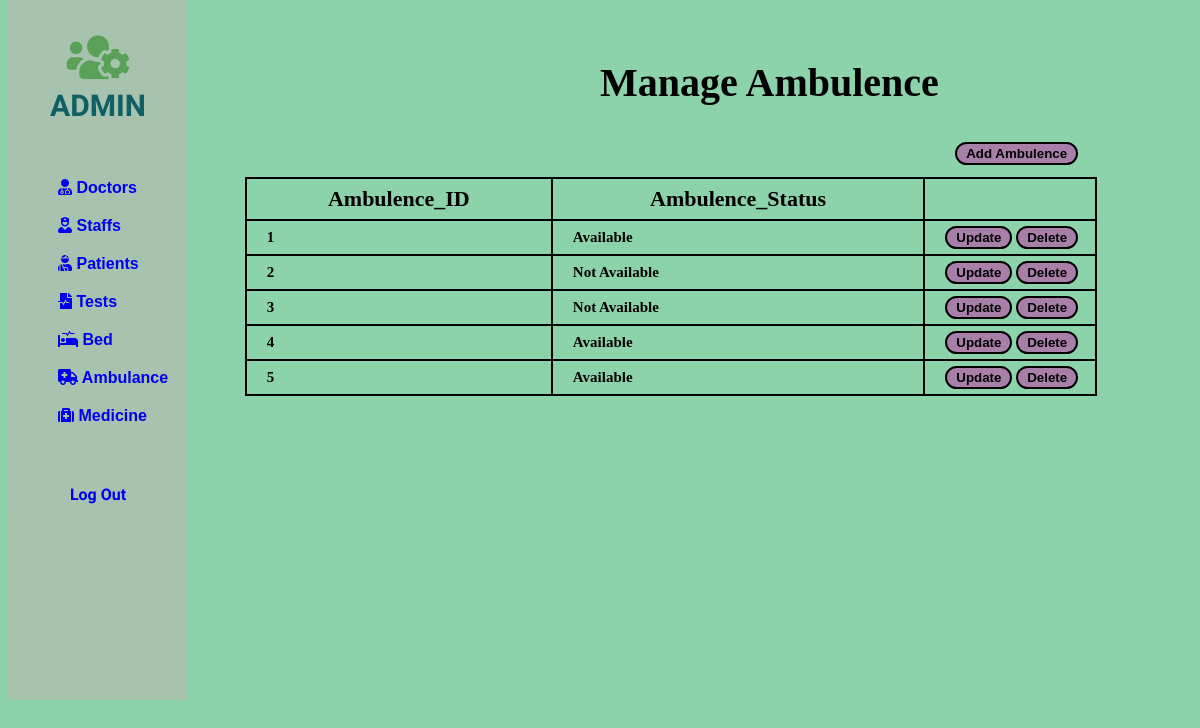
The app's page /php/Ambulence/ambulence.php with its own data.
### tables this page shows
CREATE TABLE IF NOT EXISTS `ambulence` (
  `Amb_ID` int(11) NOT NULL AUTO_INCREMENT,
  `Amb_Status` enum('Available','Not Available') NOT NULL,
  `P_ID` int(11) DEFAULT NULL,
  PRIMARY KEY (`Amb_ID`),
  UNIQUE KEY `Amb_ID` (`Amb_ID`)
);

### php/Ambulence/ambulence.php (the view, shortened to what this page needs)
<!DOCTYPE html>
<html lang="en">
<head>
    <link rel="stylesheet" href="https://use.fontawesome.com/releases/v5.15.4/css/all.css"
>
</head>
<body>
<div class="slidebar">
        <header>
            <span>
                <i class="fas fa-users-cog"></i><br>
            </span>
            ADMIN
        </header>
        <ul>
               <li>
                    <a href="/php/Doctor/doctor.php"><i class="fas fa-user-md"></i> Doctors</a>
               </li>
               <li>
                    <a href="/php/staff/staff.php"><i class="fas fa-user-nurse"></i> Staffs</a>
               </li>
               <li>
                    <a href="/php/patient/patient.php"><i class="fas fa-user-injured"></i> Patients</a>
               </li>
               <li>
                    <a href="/php/test/test.php"><i class="fas fa-file-medical-alt"></i> Tests</a>
               </li>
               <li>
                    <a href="/php/bed/bed.php"><i class="fas fa-procedures"></i> Bed</a>
               </li>
               <li>
                    <a href="/php/Ambulence/ambulence.php"><i class="fas fa-ambulance"></i> Ambulance</a>
               </li>
               <li>
                    <a href="/php/medicine/medicine.php"><i class="fas fa-medkit"></i> Medicine</a>
               </li>
          </ul>
          <div>
                    <a style="text-decoration: none;" href="/php/index.php">
                         <div class="logout">
                              Log Out
                         </div>
                    </a>
               </div>
    </div>
    <div class="container">
        <div class="row">
            <div style="margin-left: 50%; margin-top: 5%;">
                <h2>Manage <b>Ambulence</b></h2>
            </div>
            <div style="margin-left: 80%; margin-top: 3%;">
                <button><a href="/php/Ambulence/add-ambulence.php">Add Ambulence</a></button>
            </div>
        </div>
    </div>
    <div class="card-body">
        <div style="margin-left: 20%; margin-top: 1%;">
            <table id="dataTable" width="90%" cellspacing="10">
                <thead>
                    <tr>
                        <th>Ambulence_ID</th>
                        <th>Ambulence_Status</th>
                    </tr>
                </thead>
                <tbody>
                    <?php
                    include 'db_conn.php';
                    $Amb_ID = 0;
                    $sql = " SELECT Amb_ID,Amb_Status FROM ambulence LIMIT 5";
                    $query = mysqli_query($conn, $sql);
                    while ($Patient_data = mysqli_fetch_array($query)) {
                        $Amb_ID = $Amb_ID + 1;
                    ?>
                        <tr>
                            <td><b><?php echo $Amb_ID  ?></b></td>
                            <td><?php echo $Patient_data['Amb_Status'];  ?></td>
                            <td style="width: 140px;">
                                <button> <a href="update-data.php?ID=<?php echo $Patient_data['Amb_ID'];  ?>" class="btn btn-success"><b>Update</b></a></button>
                                <button><a href="delete-patient.php?php echo $Patient_data['Amb_ID']; ?>" class="btn btn-danger"><b>Delete</b></a></button>
                            </td>
                        </tr>
                    <?php
                    }
                    ?>
                </tbody>
            </table>
        </div>
    </div>
</body>
</html>

### php/Ambulence/ambulence.php (style rules this page uses)
body { background: rgba(96, 193, 138, 0.722); }
.slidebar { border: 20px; width: 15%; height: 700px; position: fixed; top: 0px; background-color: rgba(195, 179, 179, 0.493); }
.slidebar header { padding: 30px 10px; text-align: center; font-family: 'Mochiy Pop P One', sans-serif; font-size: 30px; font-weight: bolder; color: rgb(16, 95, 98); }
.slidebar header span { font-size: 50px; color: rgb(89, 161, 87); }
.slidebar ul li { list-style: none; padding: 10px; font-family: 'Lucida Sans', 'Lucida Sans Regular', 'Lucida Grande', 'Lucida Sans Unicode', Geneva, Verdana, sans-serif; font-weight: bolder; }
.slidebar ul li a { text-decoration: none; }
table, th, td { border: 1px solid black; border-collapse: collapse; }
h2 { font-size: 40px; }
table { border: 2px solid black; }
th { padding: 7px; border: 2px solid black; font-size: 22px; }
td { border: 2px solid black; padding: 5px 10px 5px 20px; font-size: 15px; font-weight: bolder; }
button { border: solid 2px black; border-radius: 15px; padding: 2px 6px; background-color: rgb(167, 127, 169); }
button a { text-decoration: none; color: black; font-weight: bolder; padding: 2px 3px; }
.logout { text-align: center; margin-top: 50px; font-family: 'Mochiy Pop P One', sans-serif; font-weight: bolder; }

### records on screen
ambulence: Amb_Status "Available"
ambulence: Amb_Status "Not Available"
ambulence: Amb_Status "Not Available"
ambulence: Amb_Status "Available"
ambulence: Amb_Status "Available"
